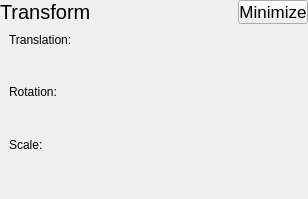
<?xml version="1.0" encoding="UTF-8"?>
<ui version="4.0">
 <class>TransformWidget</class>
 <widget class="QWidget" name="TransformWidget">
  <property name="geometry">
   <rect>
    <x>0</x>
    <y>0</y>
    <width>308</width>
    <height>199</height>
   </rect>
  </property>
  <property name="windowTitle">
   <string>Form</string>
  </property>
  <layout class="QGridLayout" name="gridLayout">
   <property name="leftMargin">
    <number>0</number>
   </property>
   <property name="topMargin">
    <number>0</number>
   </property>
   <property name="rightMargin">
    <number>0</number>
   </property>
   <property name="bottomMargin">
    <number>0</number>
   </property>
   <property name="spacing">
    <number>0</number>
   </property>
   <item row="0" column="0">
    <layout class="QHBoxLayout" name="horizontalLayout_2" stretch="8,2">
     <property name="spacing">
      <number>0</number>
     </property>
     <item>
      <widget class="QLabel" name="label">
       <property name="font">
        <font>
         <pointsize>15</pointsize>
        </font>
       </property>
       <property name="text">
        <string>Transform</string>
       </property>
      </widget>
     </item>
     <item>
      <widget class="QPushButton" name="pushButton">
       <property name="sizePolicy">
        <sizepolicy hsizetype="Preferred" vsizetype="Preferred">
         <horstretch>0</horstretch>
         <verstretch>0</verstretch>
        </sizepolicy>
       </property>
       <property name="font">
        <font>
         <pointsize>13</pointsize>
        </font>
       </property>
       <property name="styleSheet">
        <string notr="true">margin: 0;</string>
       </property>
       <property name="text">
        <string>Minimize</string>
       </property>
       <property name="class" stdset="0">
        <string>minimize_but</string>
       </property>
      </widget>
     </item>
    </layout>
   </item>
   <item row="1" column="0">
    <layout class="QVBoxLayout" name="verticalLayout">
     <property name="spacing">
      <number>0</number>
     </property>
     <item>
      <layout class="QHBoxLayout" name="horizontalLayout"/>
     </item>
     <item>
      <widget class="QWidget" name="TransformsGrid" native="true">
       <property name="sizePolicy">
        <sizepolicy hsizetype="Expanding" vsizetype="Expanding">
         <horstretch>0</horstretch>
         <verstretch>0</verstretch>
        </sizepolicy>
       </property>
       <layout class="QVBoxLayout" name="verticalLayout_2" stretch="0,1,0,1,0,1">
        <property name="spacing">
         <number>0</number>
        </property>
        <item>
         <widget class="QLabel" name="TranslateL">
          <property name="text">
           <string>Translation:</string>
          </property>
         </widget>
        </item>
        <item>
         <widget class="TripletController" name="TranslationTriplet" native="true"/>
        </item>
        <item>
         <widget class="QLabel" name="RotationL">
          <property name="text">
           <string>Rotation:</string>
          </property>
         </widget>
        </item>
        <item>
         <widget class="TripletController" name="RotationTriplet" native="true"/>
        </item>
        <item>
         <widget class="QLabel" name="ScaleL">
          <property name="text">
           <string>Scale:</string>
          </property>
         </widget>
        </item>
        <item>
         <widget class="TripletController" name="ScaleTriplet" native="true"/>
        </item>
       </layout>
      </widget>
     </item>
    </layout>
   </item>
  </layout>
 </widget>
 <customwidgets>
  <customwidget>
   <class>TripletController</class>
   <extends>QWidget</extends>
   <header location="global">tripletcontroller.h</header>
   <container>1</container>
  </customwidget>
 </customwidgets>
 <resources/>
 <connections/>
</ui>
